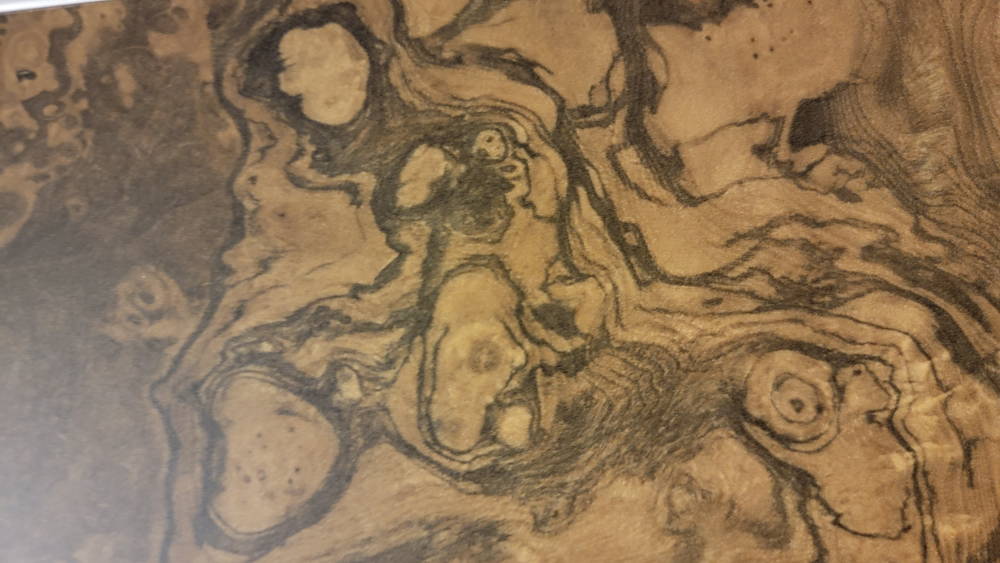
#> input picture photos/grime/burl-veneer2.jpg, 4000 x 2252 px, given in place of wall-tan-smooth.jpg, which was not available (shown at 1/4 size)
$ python tex_29.py
#> lines starting #> are read from the running program, lines starting #| are printed output that depends on the picture
"""Textures for queue item 29 (photos/grime/): abandoned-interior surfaces.
Run from the repo root: python3 tools/tex_29.py
Every surface is a centre crop of its photo with the light falloff flattened, made seamless by an
offset crossfade, and (for the bumpy ones) a normal map derived from the photo's fine luminance detail.
  ab_tan_smooth, ab_tan_mottled            dingy tan painted walls
  ab_peel, ab_peel2 (+ _n)                 orange-peel drywall, plain
  ab_peel_stain (+ _n), ab_peel_chip (+ _n) stained / chipped-and-patched drywall
  ab_ceil (+ _n)                           one 600 mm acoustic ceiling tile with bevelled edges (damaged)
  ab_ceil_rust                             the rusty T-bar grid colour strip (from the rust-grid photo)
  ab_wood                                  plain pine board
  ab_tile                                  grimy white wall tile (with the hair)
  ab_particle, ab_particle2                water-stained particleboard
  ab_chip_metal (+ _n)                     white paint chipping off black metal
"""
import os
import numpy as np
from PIL import Image, ImageFilter

OUT = "assets/textures"


def load(n):
    im = Image.open(f"photos/grime/{n}.jpg")
    try:
        o = im.getexif().get(274, 1)
    except Exception:
        o = 1
    im = im.convert("RGB")
    return {3: im.rotate(180, expand=True), 6: im.rotate(270, expand=True), 8: im.rotate(90, expand=True)}.get(o, im)


def centre(im, frac=0.8, square=True):
    w, h = im.size
    if square:
        s = int(min(w, h) * frac)
        return im.crop(((w - s) // 2, (h - s) // 2, (w + s) // 2, (h + s) // 2))
    return im.crop((int(w * (1 - frac) / 2), int(h * (1 - frac) / 2), int(w * (1 + frac) / 2), int(h * (1 + frac) / 2)))


def flat(a, r):
    lo = np.asarray(Image.fromarray(np.clip(a, 0, 255).astype(np.uint8)).filter(ImageFilter.GaussianBlur(r))).astype(np.float32)
    return a - lo + lo.reshape(-1, 3).mean(0)


def seamless(a):
    h, w = a.shape[:2]
    out = a.copy()
    x = np.linspace(0, 1, w); wx = np.clip(np.sin(np.pi * x) * 1.6, 0, 1)[None, :, None]
    out = out * wx + np.roll(out, w // 2, 1) * (1 - wx)
    y = np.linspace(0, 1, h); wy = np.clip(np.sin(np.pi * y) * 1.6, 0, 1)[:, None, None]
    out = out * wy + np.roll(out, h // 2, 0) * (1 - wy)
    return out


def normal(a, strength, blur=1.0, hp=12):
    L = a.mean(-1)
    Li = Image.fromarray(np.clip(L, 0, 255).astype(np.uint8))
    h = np.asarray(Li.filter(ImageFilter.GaussianBlur(blur))).astype(np.float32) - np.asarray(Li.filter(ImageFilter.GaussianBlur(hp))).astype(np.float32)
    h /= 255
    dx = (np.roll(h, -1, 1) - np.roll(h, 1, 1)) * 0.5
    dy = (np.roll(h, -1, 0) - np.roll(h, 1, 0)) * 0.5
    nx, ny, nz = -dx * strength, dy * strength, np.ones_like(h)
    ln = np.sqrt(nx ** 2 + ny ** 2 + nz ** 2)
    return (np.stack([nx / ln, ny / ln, nz / ln], -1) * 0.5 + 0.5) * 255


def save(name, a):
    Image.fromarray(np.clip(a, 0, 255).astype(np.uint8)).save(os.path.join(OUT, name + ".png"), optimize=True)
    print("wrote", name, a.shape[1], "x", a.shape[0])


def surf(src, name, size=1024, frac=0.8, r=60, nstr=None, square=True, gain=1.0):
    im = centre(load(src), frac, square).resize((size, size), Image.LANCZOS)
    a = np.asarray(im).astype(np.float32)
    a = flat(a, r)
    a = seamless(a)
    m = a.reshape(-1, 3).mean(0)
    a = (a - m) * gain + m
    save(name, a)
    if nstr:
        save(name + "_n", normal(a, nstr))
    return a


surf("wall-tan-smooth", "ab_tan_smooth", r=80)
#> in load, im is the input picture: PIL image 4000x2252 RGB; mean R, G, B 141, 115.5, 85.5
#> in load, `o = im.getexif().get(274, 1)`: o = 6
#> in load, `return {3: im.rotate(180, expand=True), 6: im.rotate(270, expand=True)..`:
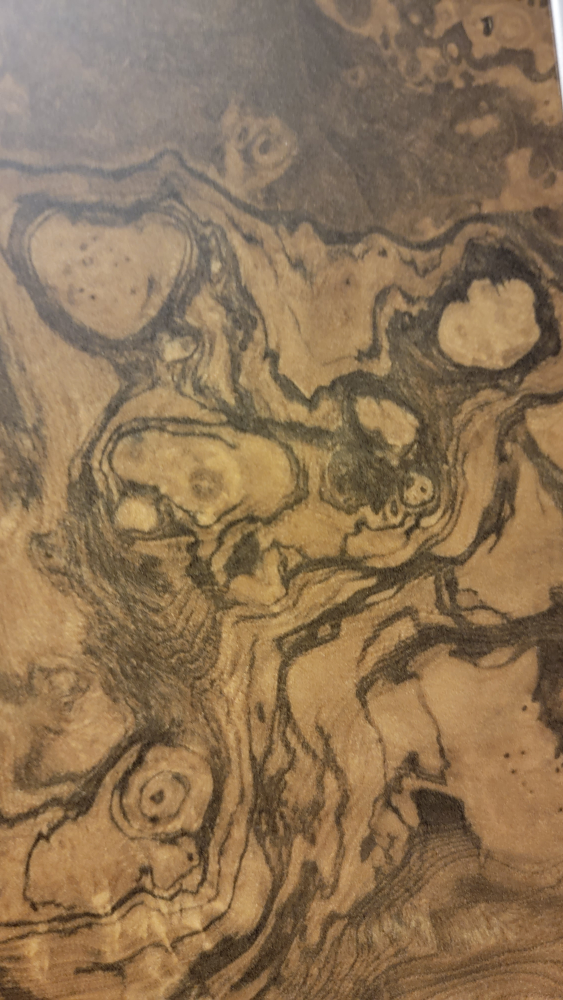
#> returned value: PIL image 2252x4000 RGB (shown at 1/4 size); mean R, G, B 141, 115.5, 85.5
#> in centre, `w, h = im.size`: w = 2252; h = 4000
#> in centre, `s = int(min(w, h) * frac)`: s = 1801
#> in seamless, `out = out * wy + np.roll(out, h // 2, 0) * (1 - wy)`:
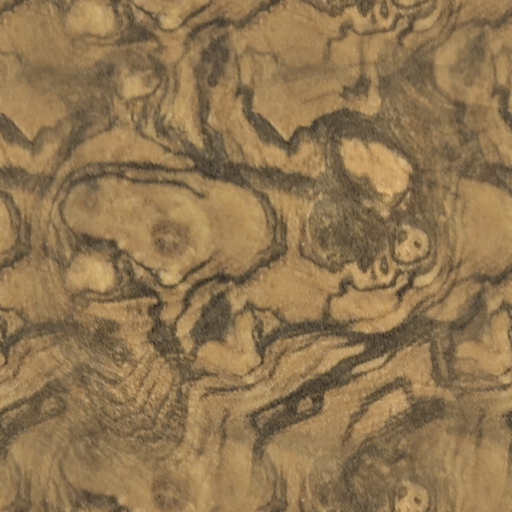
#> out: shape (1024, 1024, 3) float64 (shown at 1/2 size); mean R, G, B 144.2, 118.1, 81.2
#> in surf, `m = a.reshape(-1, 3).mean(0)`: m = [144.2, 118.1, 81.23]
#| wrote ab_tan_smooth 1024 x 1024
surf("wall-tan-mottled", "ab_tan_mottled", r=120)
#> call 2 of load, with n = 'wall-tan-mottled'
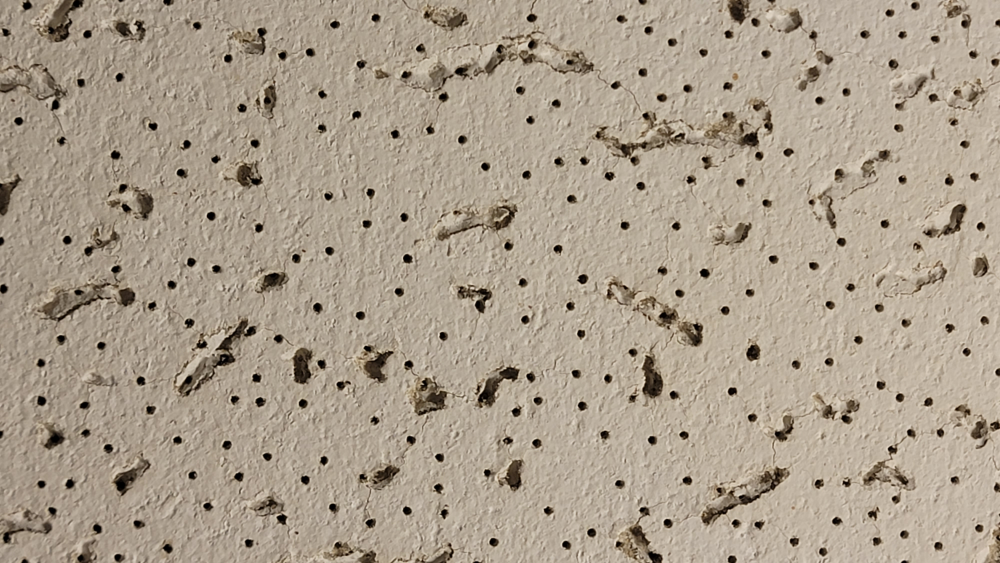
#> input picture photos/grime/ceiling-tile-damaged.jpg, 4000 x 2252 px, given in place of wall-tan-mottled.jpg, which was not available (shown at 1/4 size)
#> in load, im is the input picture: PIL image 4000x2252 RGB; mean R, G, B 170.9, 158, 140.7
#> in seamless (call 2), `out = out * wy + np.roll(out, h // 2, 0) * (1 - wy)`:
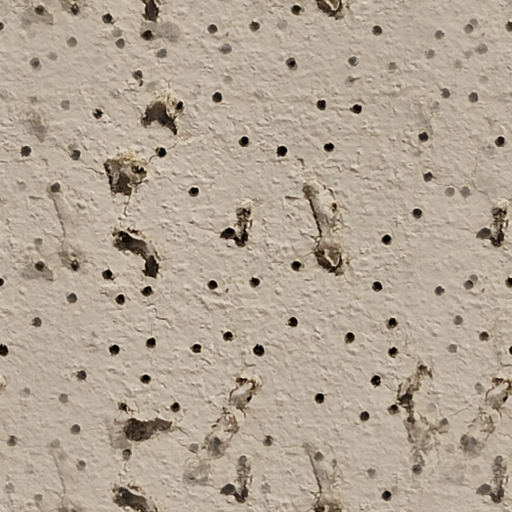
#> out: shape (1024, 1024, 3) float64 (shown at 1/2 size); mean R, G, B 171.7, 158.3, 141.4; drawn with min black and max white
#| wrote ab_tan_mottled 1024 x 1024
surf("wall-orange-peel1", "ab_peel", nstr=10, r=50)
#| wrote ab_peel 1024 x 1024
#> in normal, `nx, ny, nz = -dx * strength, dy * strength, np.ones_like(h)`:
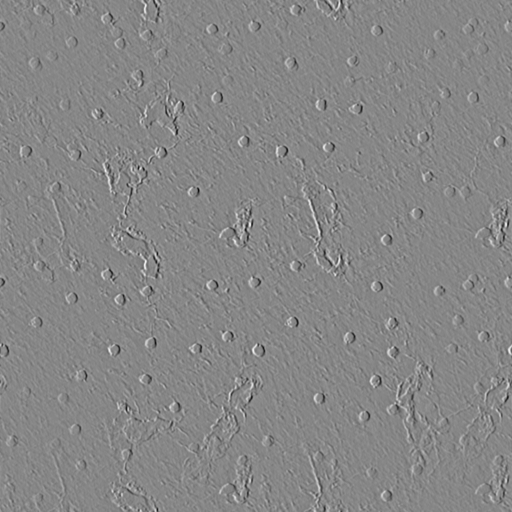
#> nx: shape (1024, 1024) float32 (shown at 1/2 size); min -2.18, max 1.94, mean -1.99e-11; drawn with min black and max white
#> in normal, `nx, ny, nz = -dx * strength, dy * strength, np.ones_like(h)`: nz: shape (1024, 1024) float32; every value is 1
#> in normal, `ln = np.sqrt(nx ** 2 + ny ** 2 + nz ** 2)`:
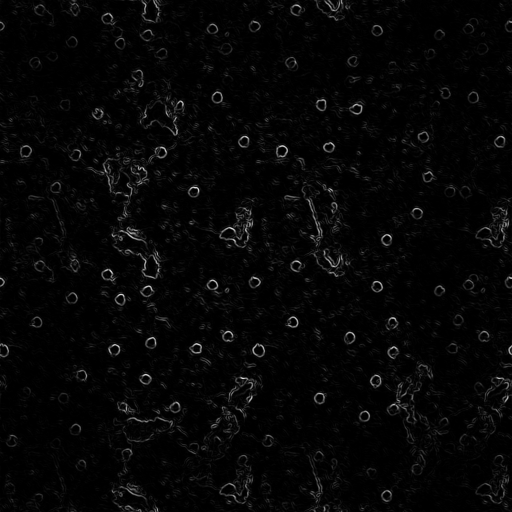
#> ln: shape (1024, 1024) float32 (shown at 1/2 size); min 1, max 2.59, mean 1.04; drawn with min black and max white
#> in normal, `return (np.stack([nx / ln, ny / ln, nz / ln], -1) * 0.5 + 0.5) * 255`:
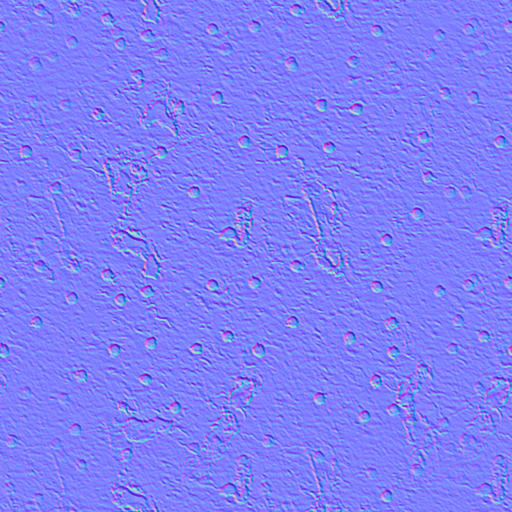
#> returned value: shape (1024, 1024, 3) float32 (shown at 1/2 size); mean of channels 0, 1, 2 127.5, 127.6, 252; drawn as R, G, B
#| wrote ab_peel_n 1024 x 1024
surf("wall-orange-peel2", "ab_peel2", nstr=10, r=50)
#> (the run stopped early here; a loop or call above may not have finished)
